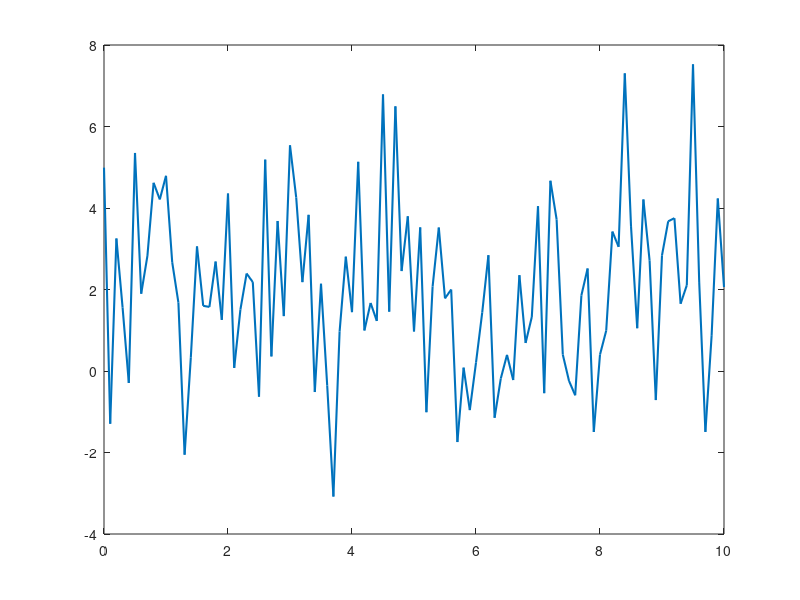
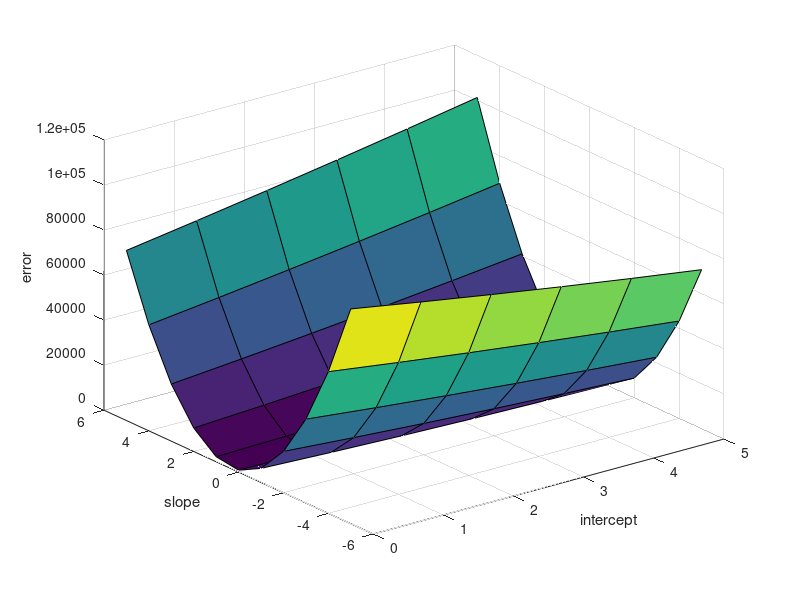
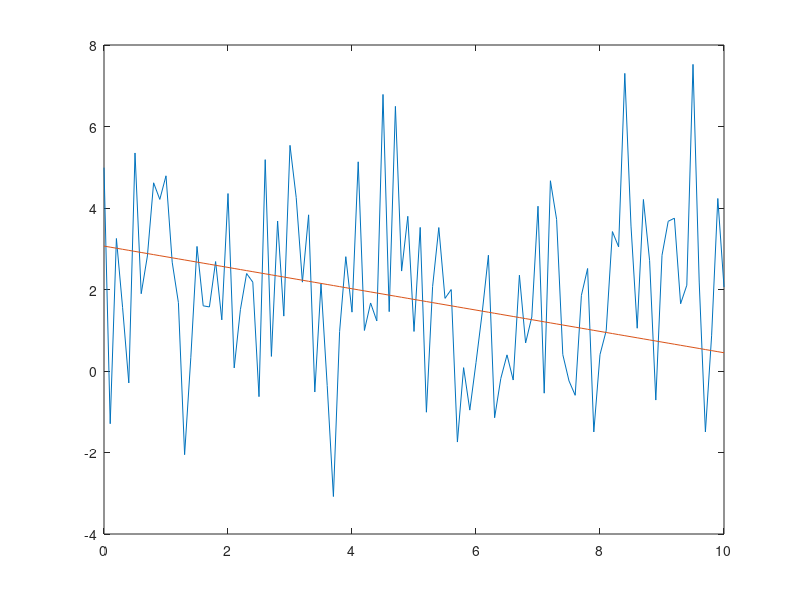

MATLAB code to generate these figures, in order:
tic
sig=2;
mu=2;
weight=0:0.1:10;
height=sig*randn(1,length(weight))+mu; 
% height=2*weight+3;
% height=sin(weight);
plot(weight,height,"linewidth",1.5)
slope=-5:1:5;
intercept=0:1:5;
error1=zeros(length(slope),length(intercept)); %to store mean squared errors
for i=1:length(slope)
    for j=1:length(intercept)
        predop=weight*slope(i)+intercept(j);
        error=0;
        hold on
        for k=1:length(predop)
            error=error+(height(k)-predop(k))^2;
        end
        error1(i,j)=error;
    end
end
error1;
figure
[X,Y]=meshgrid(intercept,slope);
 surf(X,Y,error1);
 xlabel("intercept")
 ylabel("slope")
 zlabel("error")
 
 %gradient descent
 niter=1000;
 steps=-inf;
 stepi=-inf;
 lrs=0.0002;  %learning rate for calculating grad wrt slope
 lri=0.0009;   %learning rate for calculating grad wrt intercept
 iter=0;
 k=slope(1);  %starting from inital value of slope
 l=intercept(1); %starting from inital value of intercept
 while(steps<=-0.01 && iter<=niter)  %terminating conditions
     gradients=0;  %gradient wrt slope
     gradienti=0;  %gradient wrt intercept
     %making a minibatch of 10 random height values (stochastic nature)
     R = randsample(100,10,false);
     R=R';
     R=sort(R);
     height1=[];
     for ii=1:10
         height1=[height1 height(R(ii))];
     end
     %height1 is our minibatch
     for i=1:length(height1)
         gradients=gradients+(-2*(height1(i)-(weight(R(i))*k+l))*weight(R(i)));
     end
     
     for i=1:length(height1)
         gradienti=gradienti+(-2*(height1(i)-(weight(R(i))*k+l)));
     end
%      gradients
     steps=gradients*lrs;
     stepi=gradienti*lri;
     k=k-steps;
     l=l-stepi;
     iter=iter+1;
 end
 predslope=k
 predintercept=l
 iter
 figure
 plot(weight,height)
 hold on
 plot(weight,weight*predslope+predintercept)
 %next 10 predicted values
 new=11:1:21;
 new*predslope+predintercept
 toc
     